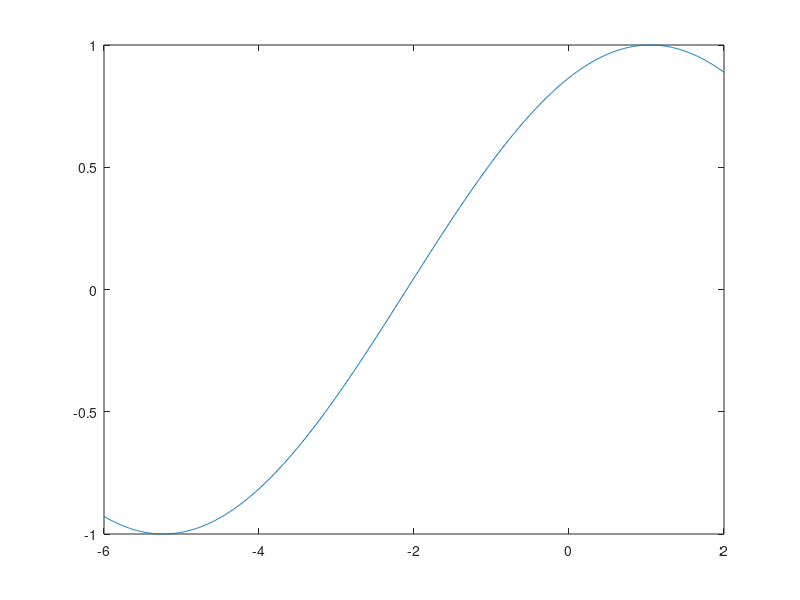

Write the MATLAB code that produced this figure.

close all
clear i uans

figure()

i = -6:.01:2;

h = cos(pi/3);

u1 = pi/3;

for j = 1:length(i)
    u2 = u1 + h*i(j);
%     uans(j) = costFunction( u2, u0, Fxref, Fyref, Mref, rx1, rx2, ry1, ry2, C );
uans(j) = sin(u2);


end
h
plot(i,uans)


